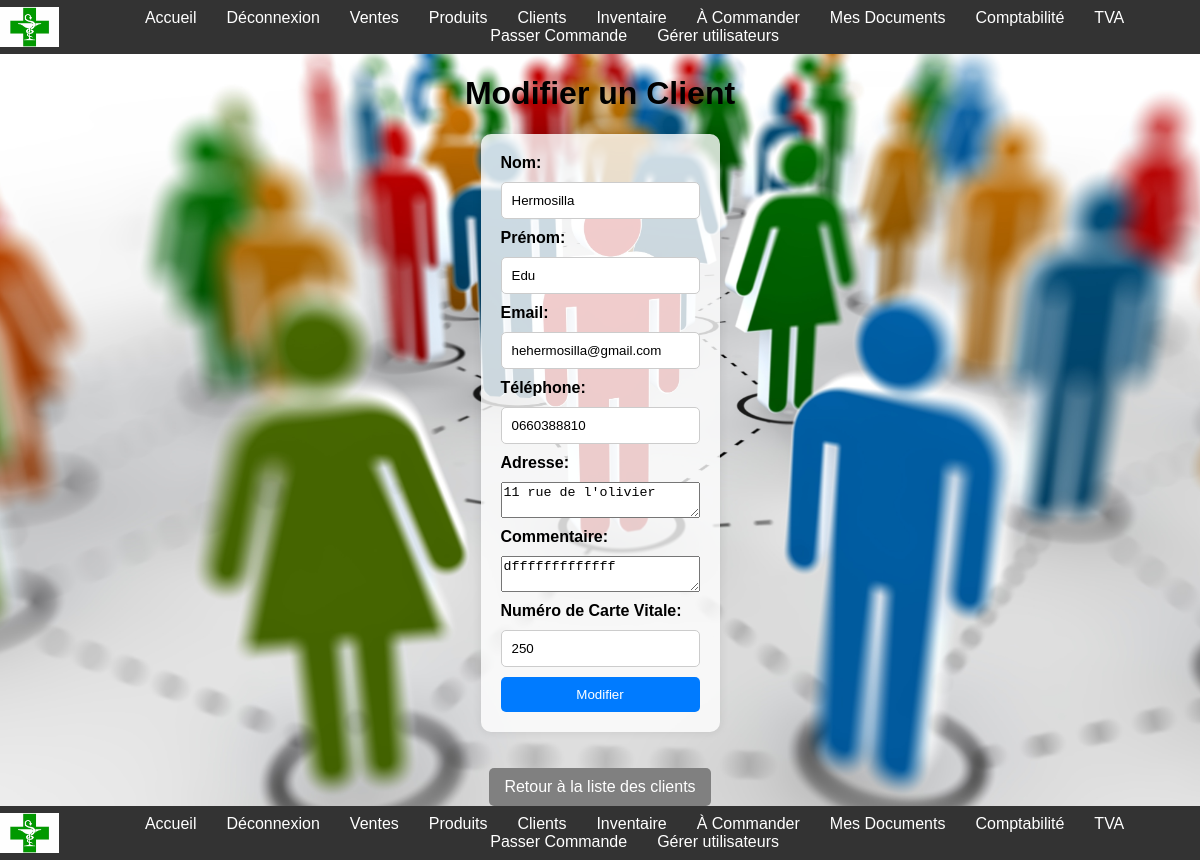
/Views/clients/edit_client.php?id=2 (signed in), run on the app's committed database.
### tables this page shows
CREATE TABLE `client` (
  `client_id` int(11) NOT NULL,
  `nom` varchar(50) NOT NULL,
  `prenom` varchar(50) NOT NULL,
  `email` varchar(100) NOT NULL,
  `telephone` varchar(20) DEFAULT NULL,
  `adresse` text DEFAULT NULL,
  `commentaire` text DEFAULT NULL,
  `numero_carte_vitale` varchar(15) DEFAULT NULL,
  `cheques_impayes` tinyint(1) NOT NULL DEFAULT 0
);

### Classes/Config/Database.php (called while the page is built, shortened)
<?php
class Database {
    private static $instance = null;
    private $connection;
    private function __construct() {
        $host = $_ENV['DB_HOST'] ?? null;
        $db = $_ENV['DB_DATABASE'] ?? null;
        $user = $_ENV['DB_USERNAME'] ?? null;
        $pass = $_ENV['DB_PASSWORD'] ?? '';
        $charset = 'utf8mb4';
        $dsn = "mysql:host=$host;dbname=$db;charset=$charset";
        $options = [
            PDO::ATTR_ERRMODE            => PDO::ERRMODE_EXCEPTION,
            PDO::ATTR_DEFAULT_FETCH_MODE => PDO::FETCH_ASSOC,
            PDO::ATTR_EMULATE_PREPARES   => false,
        ];
        try {
            $this->connection = new PDO($dsn, $user, $pass, $options);
        } catch (PDOException $e) {
            error_log("Erreur de connexion : " . $e->getMessage());
            error_log("DSN : " . $dsn);
            error_log("Utilisateur : " . $user);
            throw new PDOException("Erreur de connexion à la base de données.");
        }
    }
    public static function getInstance() {
        if (self::$instance == null) {
            self::$instance = new Database();
        }
        return self::$instance;
    }
    public function getConnection() {
        return $this->connection;
    }
}
?>

### Classes/Client.php (called while the page is built, shortened)
<?php
require_once __DIR__ . '/Config/Database.php';
class Client
{
    private $db;
    public function __construct()
    {
        $this->db = Database::getInstance()->getConnection();
    }
    public function getClientById($id)
    {
        $query = "SELECT * FROM client WHERE client_id = :id";
        $stmt = $this->db->prepare($query);
        $stmt->execute([':id' => $id]);
        return $stmt->fetch(PDO::FETCH_ASSOC);
    }
}

### Views/clients/edit_client.php (the view, shortened to what this page needs)
<?php
require_once $_SERVER['DOCUMENT_ROOT'] . '/Pharmacie_S/Templates/header.php';
require_once $_SERVER['DOCUMENT_ROOT'] . '/Pharmacie_S/Classes/User.php';
require_once $_SERVER['DOCUMENT_ROOT'] . '/Pharmacie_S/Classes/Client.php';
$clientModel = new Client();
$clientId = isset($_GET['id']) ? $_GET['id'] : null;
$item = $clientId ? $clientModel->getClientById($clientId) : null;
?>
<h1>Modifier un Client</h1>
<?php if ($item): ?>
    <form action="/Pharmacie_S/PHP/clients/edit_client.php?id=<?php echo htmlspecialchars($item['client_id']); ?>" method="post" class="register-form">
        <label for="nom">Nom:</label>
        <input type="text" id="nom" name="nom" value="<?php echo htmlspecialchars($item['nom']); ?>" required>
        <label for="prenom">Prénom:</label>
        <input type="text" id="prenom" name="prenom" value="<?php echo htmlspecialchars($item['prenom']); ?>" required>
        <label for="email">Email:</label>
        <input type="email" id="email" name="email" value="<?php echo htmlspecialchars($item['email']); ?>" required>
        <label for="telephone">Téléphone:</label>
        <input type="text" id="telephone" name="telephone" value="<?php echo htmlspecialchars($item['telephone']); ?>">
        <label for="adresse">Adresse:</label>
        <textarea id="adresse" name="adresse"><?php echo htmlspecialchars($item['adresse']); ?></textarea>
        <label for="commentaire">Commentaire:</label>
        <textarea id="commentaire" name="commentaire"><?php echo htmlspecialchars($item['commentaire']); ?></textarea>
        <label for="numero_carte_vitale">Numéro de Carte Vitale:</label>
        <input type="text" id="numero_carte_vitale" name="numero_carte_vitale" value="<?php echo htmlspecialchars($item['numero_carte_vitale']); ?>">
        <button type="submit">Modifier</button>
    </form>
<?php else: ?>
    <p>Client non trouvé.</p>
<?php endif; ?>
<a href="/Pharmacie_S/Views/clients/index_clients.php" class="back-link-gray">Retour à la liste des clients</a>
<?php
require_once $_SERVER['DOCUMENT_ROOT'] . '/Pharmacie_S/Templates/footer.php';
?>

### css/styles.css (style rules this page uses)
body { font-family: Arial, sans-serif; margin: 0; padding: 0; display: flex; flex-direction: column; min-height: 100vh; }
.register-form { background: rgba(255, 255, 255, 0.8); padding: 20px; border-radius: 10px; box-shadow: 0 0 10px rgba(0, 0, 0, 0.1); display: flex; flex-direction: column; gap: 10px; }
.register-form label { font-weight: bold; }
.register-form input, .register-form select { padding: 10px; border: 1px solid #ccc; border-radius: 5px; }
.register-form button, .styled-button { padding: 10px; background-color: #007bff; color: white; border: none; border-radius: 5px; cursor: pointer; transition: background-color 0.3s ease; }
body.index-clients-page { background-image: url("../images/clients.jpg"); background-size: cover; background-position: center; background-repeat: no-repeat; display: flex; flex-direction: column; min-height: 100vh; margin: 0; }
.back-link-gray { display: inline-block; margin-top: 20px; padding: 10px 15px; color: white; text-decoration: none; border-radius: 5px; background-color: #808080; }

### data on the page
client: nom "Hermosilla", prenom "Edu", email "hehermosilla@gmail.com", telephone "0660388810", adresse "11 rue de l'olivier", commentaire "dfffffffffffff", numero_carte_vitale "250"
